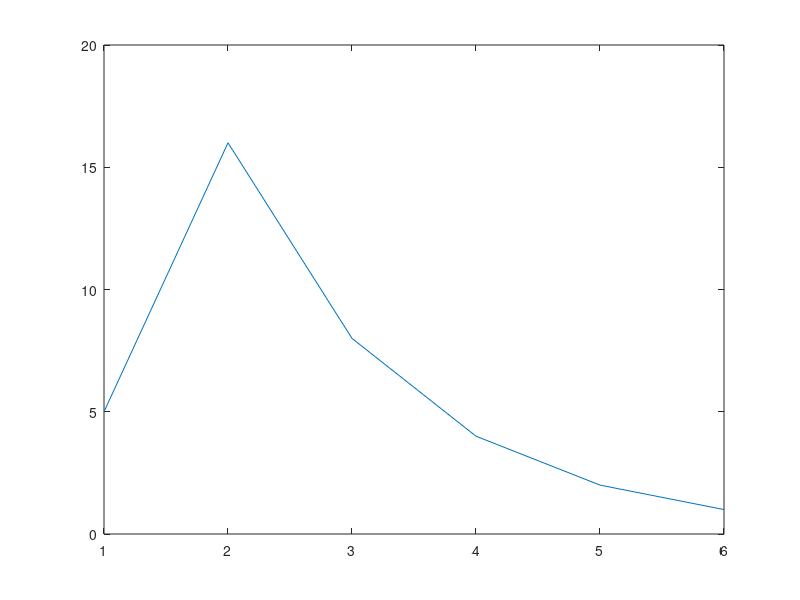

The MATLAB source for this figure:
% Jacob Krol
% Collatz Intermediate Value Plotter
clc

c = input('Starting Value:');
pos=1;

while(c(pos) > 1)
    if(mod(c(pos),2)==0)
        c = [c c(pos)/2];
    else
        c = [c 3*c(pos)+1];
    end

    pos = pos + 1;
end

plot(1:pos,c)